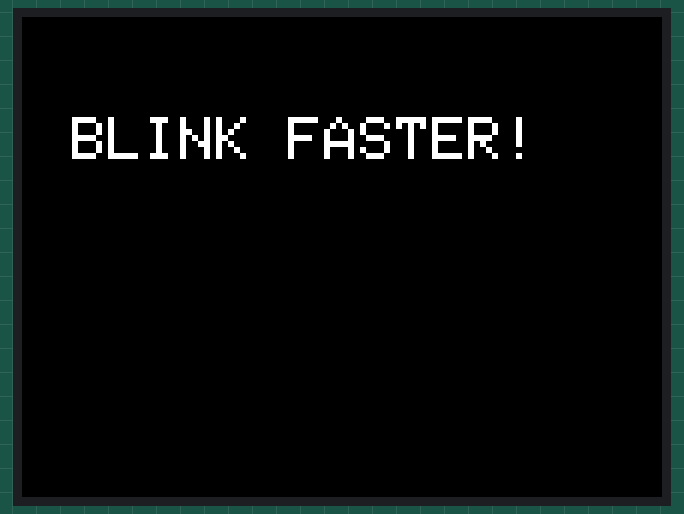
The sketch below on a simulated ESP32. On the bench: 320×240 colour display.

Above: at 0.5 s.

The sketch:

better_blink.ino
```cpp
#include <M5Stack.h>

void setup() {
  M5.begin();
  M5.Lcd.setTextSize(3);
}

bool blinkState = false, blinkState2 = false;
uint32_t lastBlinkTime = 0, lastBlinkTime2 = 0;
const int blinkPeriod = 500, blinkPeriod2 = 200;

void loop() {
  if (millis() > lastBlinkTime + blinkPeriod) {   //ready for a new blink
    lastBlinkTime = millis();
    M5.Lcd.setCursor(25,25);
    if (blinkState) {
      M5.Lcd.setTextColor(WHITE, BLACK);
    }
    else {
      M5.Lcd.setTextColor(RED, BLACK);
    }
    M5.Lcd.print("BLINK!");
    blinkState = !blinkState;
  }

  if (millis() > lastBlinkTime2 + blinkPeriod2) {   //ready for a new blink
    lastBlinkTime = millis();
    M5.Lcd.setCursor(25,50);
    if (blinkState2) {
      M5.Lcd.setTextColor(WHITE, BLACK);
    }
    else {
      M5.Lcd.setTextColor(RED, BLACK);
    }
    M5.Lcd.print("BLINK FASTER!");
    blinkState2 = !blinkState2;
  }

}
```
